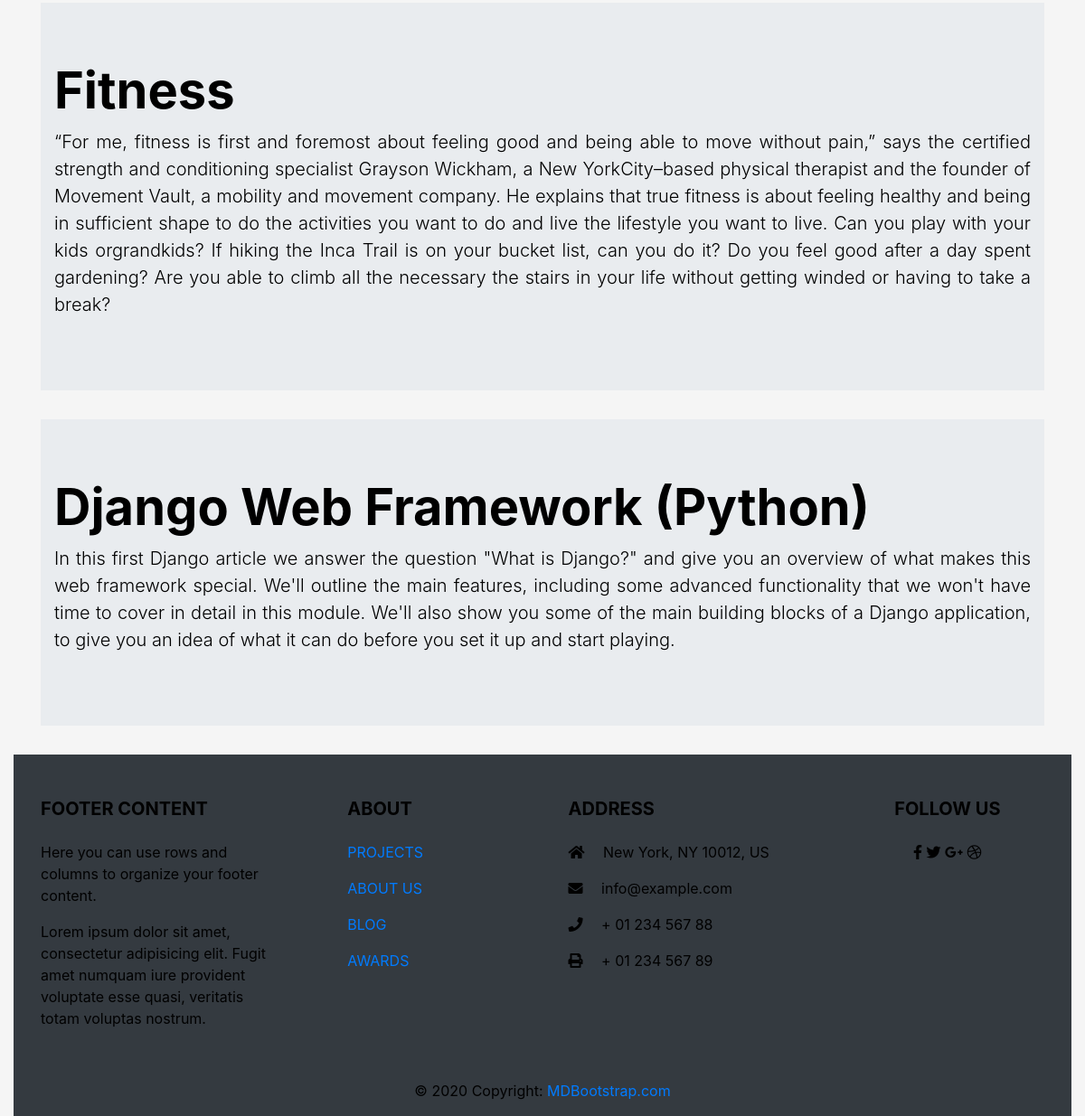
Before: / (lower part) with the older database file.
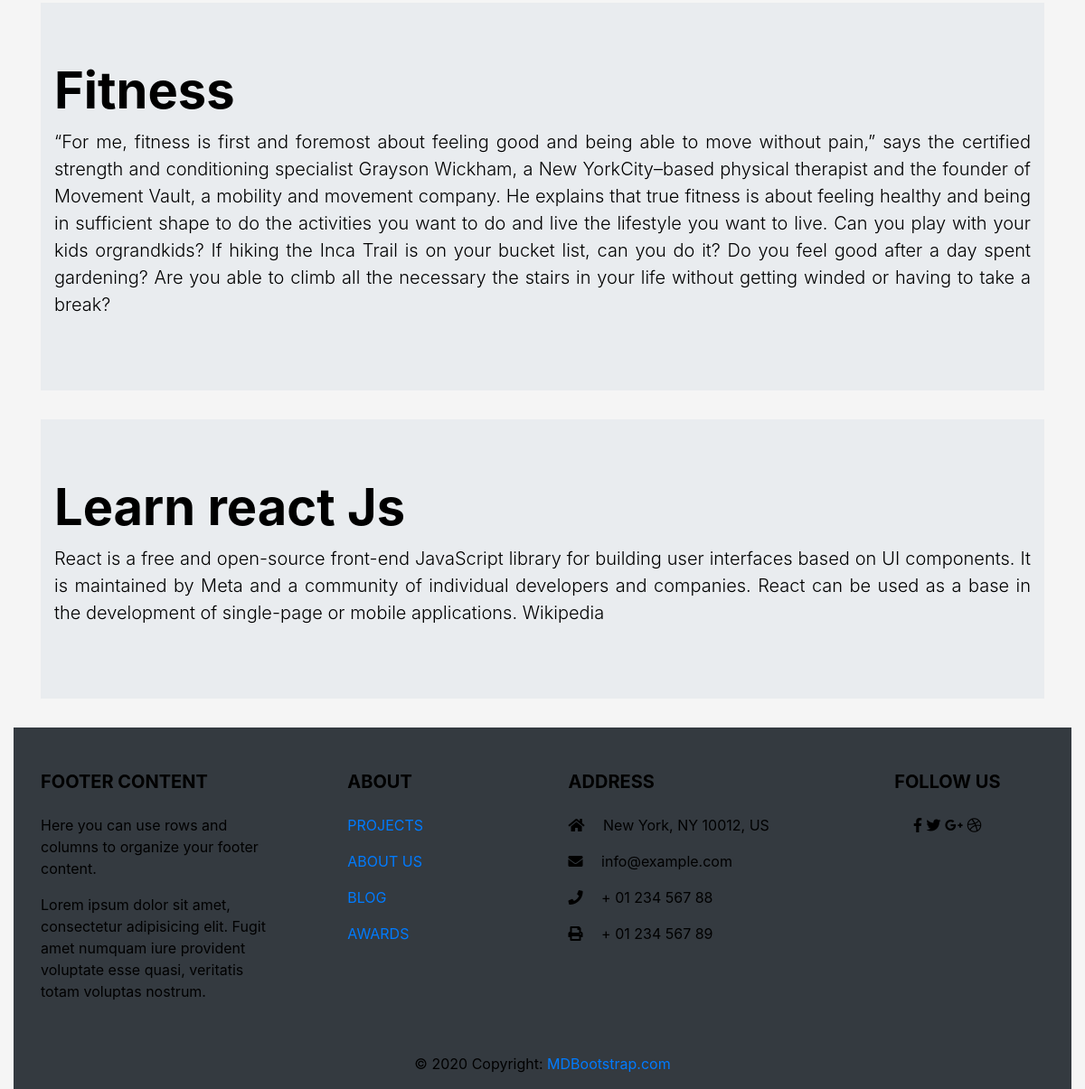
After: the same page with the newer database file.
### posts/models.py (models this page shows, shortened)
class Post(models.Model):
    title = models.CharField(max_length=100)
    body = models.TextField()
    img = models.ImageField(upload_to ='uploads/', blank=True, null = True)
    last_modified = models.DateTimeField(auto_now=True , blank=True)
    created_at = models.DateTimeField(auto_now_add=True , blank=True)

### posts/views.py (the view)
# urls.py: path('', views.index, name = 'index'),
def index(request):
    post= Post.objects.all()
    return render(request, "posts/index.html", {'post': post})

### templates/posts/index.html (shortened to what this page needs)
{% extends 'posts/base.html' %}
{% load static %}
{% block content %}
<div class="col-sm-12">
  {% for post in post %}
  <div class="jumbotron jumbotron-fluid">
    <div class="container">
      <h1 class="display-4 font-weight-bold">{{post.title}}</h1>
      <p class="lead text-justify">{{post.body}}</p>
    </div>
  </div>
  {% endfor %}
</div>
{% endblock content %}

Changed rows visible on the page:
removed Post: title "Django Web Framework (Python)", body "In this first Django article we answer the question \"What is Django?\" and give you an overview of what makes this web framework special. We'll outline the main features, including some advanced functionality that we won't have time to cover in detail in this module. We'll also show you some of the main building blocks of a Django application, to give you an idea of what it can do before you set it up and start playing."
added Post: title "Learn react Js", body "React is a free and open-source front-end JavaScript library for building user interfaces based on UI components. It is maintained by Meta and a community of individual developers and companies. React can be used as a base in the development of single-page or mobile applications. Wikipedia"
